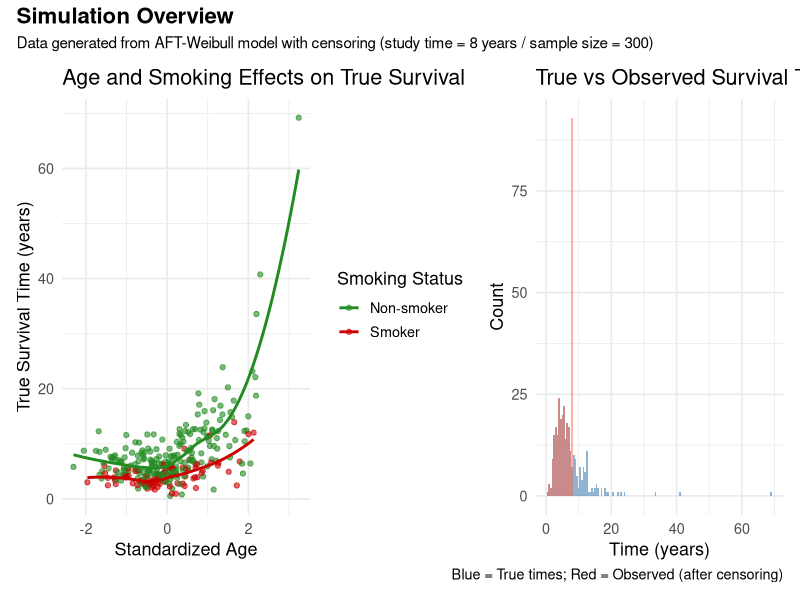
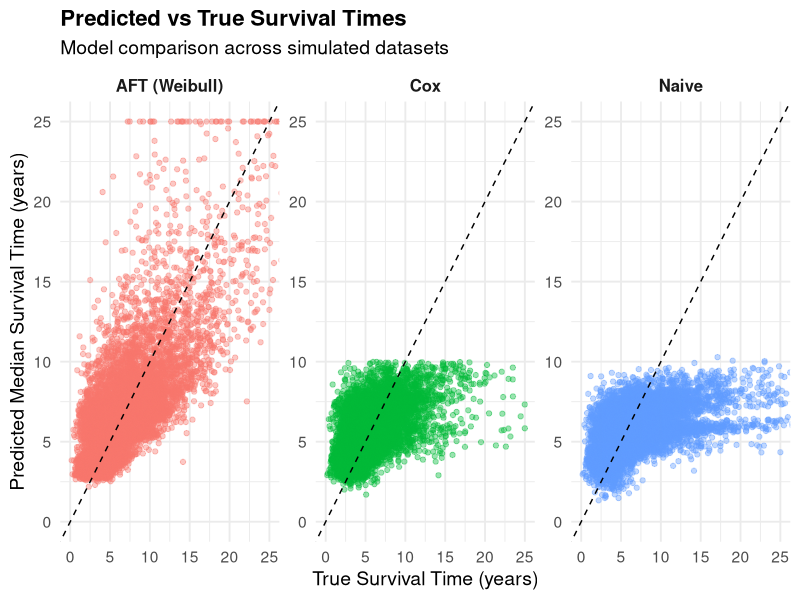
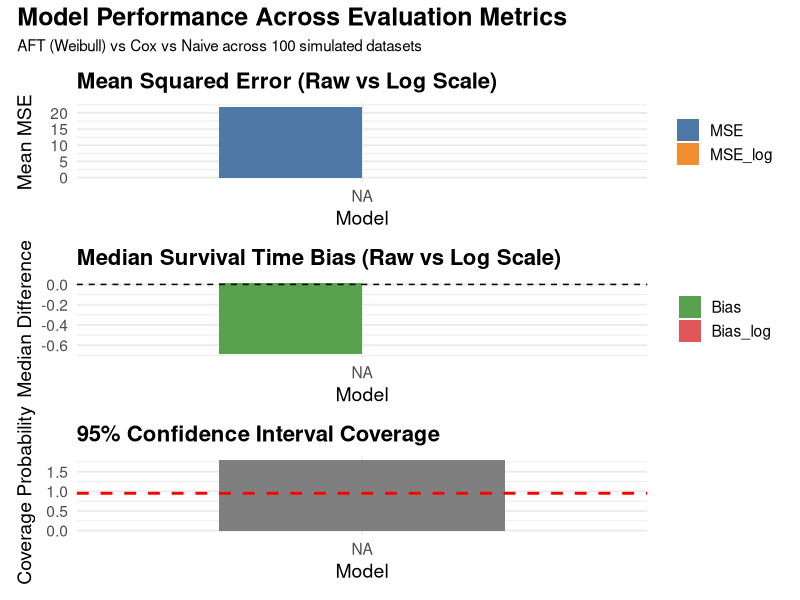

Write the R code that produced these figures, in order.
# AFT Weibull Simulation with Multiple Sample Sizes and Censoring Schemes
# Model: T = T_0 * exp(η_AFT) where T_0 ~ Weibull(shape=α, scale=β)
# η_AFT = b_age * age_binary + b_smoker * smoker + b_sex * sex

library(dplyr)
library(tidyr)
library(survival)
library(purrr)
library(ggplot2)
library(patchwork)

### 1. Generate the data
set.seed(3456)

# Sample sizes to generate
n_points <- c(100, 300, 600)

# Censoring times (study end dates) #Chronic Non-Communicable Diseases
time1 <- 6 # years
time2 <- 8 # years  
time3 <- 10 # years
censoring_times <- c(time1, time2, time3)

# AFT Weibull parameters
alpha <- 3 # Weibull shape parameter
L_med <- 6  # Desired median lifetime for baseline group (years)
beta <- L_med / (log(2))^(1 / alpha)  # Weibull scale parameter

# AFT coefficients
b_age <- 0.25                 # Age effect
b_age2   <- 0.15 
b_smoker <- -0.6              # Smoking effect
b_sex <- 0.2                 # Sex effect

# Generate the data
gen_data <- function(n) {
    age_raw <- rnorm(n, 70, 10) #mean = 70, sd = 10
    age_std <- (age_raw - 70) / 10
    smoker  <- rbinom(n, 1, 0.3) #binary, with 30% split randomly (30% = 1 = smoker)
    sex     <- rbinom(n, 1, 0.5) #binary, with 50% split randomly
  
  # Model with parameters  
  lp <- b_age * age_std + b_age2 * (age_std^2) + b_smoker * smoker + b_sex * sex
    
  # Baseline Weibull
  T0 <- rweibull(n, shape = alpha, scale = beta)
  
  # Model with weibull baseline
  true_time <- T0 * exp(lp)
  
  # Data frame
  data.frame(
    age_std  = age_std,
    age_std2 = age_std^2,
    smoker   = smoker,
    sex      = sex,
    true_time = true_time
    )
}

# Apply censoring -> ctime = study time
apply_censoring <- function(true_time, ctime) {
  time_obs  <- pmin(true_time, ctime)
  event_obs <- as.numeric(true_time <= ctime)
  data.frame(
    time_obs = time_obs,
    event_obs = event_obs,
    censoring_rate = 1 - mean(event_obs) # mean() -> percent of event happening
  )
}

# show an example of generated data
set.seed(123)
  #example
  n <- 300
  ctime <- 8
  #from generated data
  example_df <- gen_data(n)
  censored_df <- apply_censoring(example_df$true_time, ctime)
  example_data <- cbind(example_df, censored_df)

# table for example
print(head(example_data, 10))
  
# p1: Age vs True survival time
p1 <- ggplot(example_data, aes(x = age_std, y = true_time, color = factor(smoker))) +
  geom_point(alpha = 0.6) +
  geom_smooth(method = "loess", se = FALSE) +
  scale_color_manual(values = c("forestgreen", "red3"),
                     labels = c("Non-smoker", "Smoker")) +
  labs(
    title = "Age and Smoking Effects on True Survival",
    x = "Standardized Age", y = "True Survival Time (years)",
    color = "Smoking Status"
  ) +
  theme_minimal(base_size = 13)

# p2: True vs Observed survival times
p2 <- ggplot(example_data, aes(x = true_time)) +
  geom_histogram(binwidth = 0.5, fill = "steelblue", alpha = 0.6) +
  geom_histogram(aes(x = time_obs), binwidth = 0.5, fill = "tomato", alpha = 0.5) +
  labs(
    title = "True vs Observed Survival Times",
    x = "Time (years)", y = "Count",
    caption = "Blue = True times; Red = Observed (after censoring)"
  ) +
  theme_minimal(base_size = 13)

# Simulation Overview
overview_plot <- (p1 | p2) +
  plot_annotation(
    title = "Simulation Overview",
    subtitle = "Data generated from AFT-Weibull model with censoring (study time = 8 years / sample size = 300)",
    theme = theme(plot.title = element_text(size = 16, face = "bold"))
  )

overview_plot



### 2. Run simulation
n_datasets <- 100
datasets <- list()

for (i in 1:n_datasets) {
  n     <- sample(n_points, 1)
  ctime <- sample(censoring_times, 1)
  df  <- gen_data(n)
  cen <- apply_censoring(df$true_time, ctime)
  datasets[[paste0("dataset_", i)]] <- cbind(
    df,
    cen,
    n_points = n,
    censoring_time = ctime
  )
}

cat("datasets:", length(datasets), "\n")



### 3. Model Comparison
all_preds <- list()

for (dname in names(datasets)) {
  dat <- datasets[[dname]]
  if (sum(dat$event_obs) < 5) next
  
  # Split trainning set and test set
  set.seed(123)
  idx   <- sample(1:nrow(dat), floor(0.7 * nrow(dat))) # 0.7/0.3
  train <- dat[idx, ]
  test  <- dat[-idx, ]
  
  ## AFT model (Weibull)
  aft_fit <- tryCatch(
    survreg(
      Surv(time_obs, event_obs) ~ age_std + I(age_std^2) + smoker + sex,
      data = train,
      dist = "weibull"
    ),
    error = function(e) NULL
  )
  
  aft_pred <- if (!is.null(aft_fit)) {
    predict(aft_fit, newdata = test, type = "quantile", p = 0.5)
  } else rep(NA_real_, nrow(test)) # predict the median survival time
  
  aft_pred_cap <- pmin(aft_pred, 25)  # tighter numerical cap
  
  ## Cox model
  cox_fit <- tryCatch(
    coxph(Surv(time_obs, event_obs) ~ age_std + smoker + sex, data = train),
    error = function(e) NULL
  )
  
  get_median_from_cox <- function(model, newrow) {
    bh <- basehaz(model, centered = FALSE)
    lp <- as.numeric(predict(model, newdata = newrow, type = "lp"))
    s  <- exp(-bh$hazard * exp(lp))
    idx <- which(s <= 0.5)[1]
    if (is.na(idx)) return(NA_real_)
    bh$time[idx]
  }
  
  cox_pred <- if (!is.null(cox_fit)) {
    purrr::map_dbl(1:nrow(test), ~ get_median_from_cox(cox_fit, test[.x, , drop = FALSE]))
  } else rep(NA_real_, nrow(test)) # predict the median survival time
  
  cox_pred_cap <- pmin(cox_pred, 25) # tighter numerical cap
  
  ## Naive model
  naive_fit <- lm(time_obs ~ age_std + smoker + sex, data = train)
  naive_pred <- predict(naive_fit, newdata = test)
  naive_pred_cap <- pmin(naive_pred, 25)
  
  ## all predictor
  all_preds[[dname]] <- data.frame(
    dataset_name = dname,
    true_time = test$true_time,
    aft_raw   = aft_pred_cap,
    cox_raw   = cox_pred_cap,
    naive_raw = naive_pred_cap,
    aft_log   = log(pmax(aft_pred, 1e-6)),
    cox_log   = log(pmax(cox_pred, 1e-6)),
    naive_log = log(pmax(naive_pred, 1e-6)),
    true_log  = log(test$true_time)
  )
}

# show predictors
res_df <- bind_rows(all_preds, .id = "dataset_name")

res_long_raw <- res_df %>%
  select(dataset_name, true_time, aft_raw, cox_raw, naive_raw) %>%
  pivot_longer(cols = starts_with(c("aft", "cox", "naive")),
               names_to = "model", values_to = "pred_time") %>%
  mutate(model = factor(model,
                        levels = c("aft_raw", "cox_raw", "naive_raw"),
                        labels = c("AFT (Weibull)", "Cox", "Naive")))

# Predicted vs True Scatterplot
ggplot(res_long_raw, aes(x = true_time, y = pred_time, color = model)) +
  geom_point(alpha = 0.4, size = 1.5) +
  geom_abline(slope = 1, intercept = 0, linetype = "dashed", color = "black") +
  facet_wrap(~model, scales = "free", nrow = 1) +
  labs(
    title = "Predicted vs True Survival Times",
    subtitle = "Model comparison across simulated datasets",
    x = "True Survival Time (years)",
    y = "Predicted Median Survival Time (years)",
    color = "Model"
  ) +
  theme_minimal(base_size = 14) +
  theme(
    legend.position = "none",
    strip.text = element_text(size = 12, face = "bold"),
    plot.title = element_text(face = "bold", size = 16)
  ) +
  coord_cartesian(xlim = c(0, 25), ylim = c(0, 25))


### 4. Evaluation
res <- bind_rows(all_preds)

## small helper: winsorize to ignore 1% extreme values
winsorize_vec <- function(x, lower_p = 0.01, upper_p = 0.99) {
  q <- quantile(x, probs = c(lower_p, upper_p), na.rm = TRUE)
  x[x < q[1]] <- q[1]
  x[x > q[2]] <- q[2]
  x
}

## raw-scale MSE
res_long_raw <- res %>%
  pivot_longer(cols = c(aft_raw, cox_raw, naive_raw),
               names_to = "model", values_to = "pred")

raw_summary <- res_long_raw %>%
  group_by(dataset_name, model) %>%
  summarise(
    mse = mean( (winsorize_vec(pred) - winsorize_vec(true_time))^2, na.rm = TRUE ),
    med_diff = median(pred - true_time, na.rm = TRUE),
    .groups = "drop"
  )

overall_raw <- raw_summary %>%
  group_by(model) %>%
  summarise(
    Mean_MSE = mean(mse, na.rm = TRUE),
    Mean_MedDiff = mean(med_diff, na.rm = TRUE)
  )

# row mse table
cat("==== RAW-SCALE METRICS ====\n")
print(overall_raw)

## log-scale MSE
res_long_log <- res %>%
  pivot_longer(cols = c(aft_log, cox_log, naive_log),
               names_to = "model", values_to = "pred_log")

log_summary <- res_long_log %>%
  group_by(dataset_name, model) %>%
  summarise(
    mse_log = mean((pred_log - true_log)^2, na.rm = TRUE),
    med_diff_log = median(pred_log - true_log, na.rm = TRUE),
    .groups = "drop"
  )

overall_log <- log_summary %>%
  group_by(model) %>%
  summarise(
    Mean_MSE_log = mean(mse_log, na.rm = TRUE),
    Mean_MedDiff_log = mean(med_diff_log, na.rm = TRUE)
  )

# log mse table
cat("==== LOG-SCALE METRICS ====\n")
print(overall_log)

## CI Coverage (95%) calculation
## =========================================================
calc_coverage <- function(pred, true) {
  ci_low <- quantile(pred, 0.025, na.rm = TRUE)
  ci_high <- quantile(pred, 0.975, na.rm = TRUE)
  as.numeric(true >= ci_low & true <= ci_high)
}

coverage_summary <- res_long_raw %>%
  group_by(dataset_name, model) %>%
  summarise(
    coverage_95 = calc_coverage(pred, true_time),
    .groups = "drop"
  )

overall_coverage <- coverage_summary %>%
  group_by(model) %>%
  summarise(
    Mean_Coverage_95 = mean(coverage_95, na.rm = TRUE)
  )

cat("==== 95% CI COVERAGE ====\n")
print(overall_coverage)

### 5. Visualization of Performance Measures
library(ggplot2)

# Combine all measures into a single summary table
measure_summary <- overall_raw %>%
  rename(MSE = Mean_MSE, Bias = Mean_MedDiff) %>%
  left_join(overall_log %>% rename(MSE_log = Mean_MSE_log, Bias_log = Mean_MedDiff_log),
            by = "model") %>%
  left_join(overall_coverage, by = "model")

# Convert to long format for plotting
measure_long <- measure_summary %>%
  pivot_longer(cols = -model, names_to = "metric", values_to = "value")

# Define order for visual consistency
measure_long$model <- factor(measure_long$model,
                             levels = c("AFT (Weibull)", "Cox", "Naive"))

# Visualization 1: MSE (raw vs log)
p_mse <- measure_long %>%
  filter(metric %in% c("MSE", "MSE_log")) %>%
  ggplot(aes(x = model, y = value, fill = metric)) +
  geom_bar(stat = "identity", position = "dodge", width = 0.6) +
  labs(title = "Mean Squared Error (Raw vs Log Scale)",
       x = "Model", y = "Mean MSE") +
  theme_minimal(base_size = 14) +
  scale_fill_manual(values = c("#4E79A7", "#F28E2B")) +
  theme(legend.title = element_blank(),
        plot.title = element_text(face = "bold", size = 16))

# Visualization 2: Bias (Median Difference)
p_bias <- measure_long %>%
  filter(metric %in% c("Bias", "Bias_log")) %>%
  ggplot(aes(x = model, y = value, fill = metric)) +
  geom_bar(stat = "identity", position = "dodge", width = 0.6) +
  geom_hline(yintercept = 0, linetype = "dashed", color = "black") +
  labs(title = "Median Survival Time Bias (Raw vs Log Scale)",
       x = "Model", y = "Median Difference") +
  theme_minimal(base_size = 14) +
  scale_fill_manual(values = c("#59A14F", "#E15759")) +
  theme(legend.title = element_blank(),
        plot.title = element_text(face = "bold", size = 16))

# Visualization 3: 95% CI Coverage
p_cov <- measure_long %>%
  filter(metric == "Mean_Coverage_95") %>%
  ggplot(aes(x = model, y = value, fill = model)) +
  geom_bar(stat = "identity", width = 0.6) +
  geom_hline(yintercept = 0.95, color = "red", linetype = "dashed", linewidth = 1) +
  labs(title = "95% Confidence Interval Coverage",
       x = "Model", y = "Coverage Probability") +
  theme_minimal(base_size = 14) +
  scale_fill_manual(values = c("#76B7B2", "#FF9DA7", "#BAB0AC")) +
  theme(legend.position = "none",
        plot.title = element_text(face = "bold", size = 16))

# Combine all three plots in one panel
library(patchwork)
final_plot <- (p_mse / p_bias / p_cov) +
  plot_annotation(
    title = "Model Performance Across Evaluation Metrics",
    subtitle = "AFT (Weibull) vs Cox vs Naive across 100 simulated datasets",
    theme = theme(plot.title = element_text(size = 18, face = "bold"))
  )

final_plot
